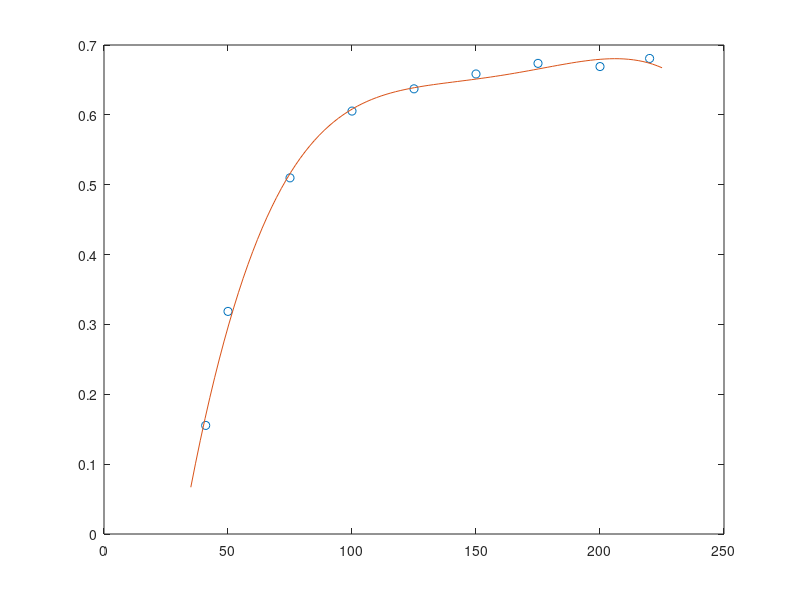

Source code (MATLAB):
I = [220 200 175 150 125 100 75 50 41];
n_f = -0.9059+0.0389.*I-0.00037.*(I.^2)+0.0000016.*(I.^3)-0.0000000024433.*(I.^4);
z = 2;
F = 96485;
N_c = 75;

n_h2 = (I.*N_c)./(z.*F);
m_h2 = 2.016.*1e-03.*n_h2;
v_h2 = m_h2./0.08988;
v_h2_per_hr_ideal = v_h2.*3600;

v_h2_per_hr_actual = [4.7 4.2 3.7 3.1 2.5 1.9 1.2 0.5 0.2];

faraday_efficiency = v_h2_per_hr_actual./v_h2_per_hr_ideal;

p = polyfit(I,faraday_efficiency,4);
x1 = linspace(35,225);
y1 = polyval(p,x1);
y2 = -2.441591427018927e-09.*x1.^4 + 1.559750751718082e-06.*x1.^3 - 3.691177071827737e-04.*x1.^2 + 0.038899124553164.*x1 - 0.905296203359991;
y3 = -2.4415e-09.*x1.^4 + 1.5597e-06.*x1.^3 - 3.6911e-04.*x1.^2 + 0.03889.*x1 - 0.90529;

plot(I,faraday_efficiency,'o')
hold on
plot(x1,y3)

hold off





% N_c = 75;
% F = 96485;
% z = 2;
% i = [220 200 175 150 125 100 75 50 41];
% v_hr = [4.7 4.2 3.7 3.1 2.5 1.9 1.2 0.5 0.2];
% vh2 = v_hr./3600;
% mh2 = vh2.*0.08988;
% nh2 = mh2./(2.016.*1e-03);
% n_f = (n_h2.*z.*F)./(i.*N_c)